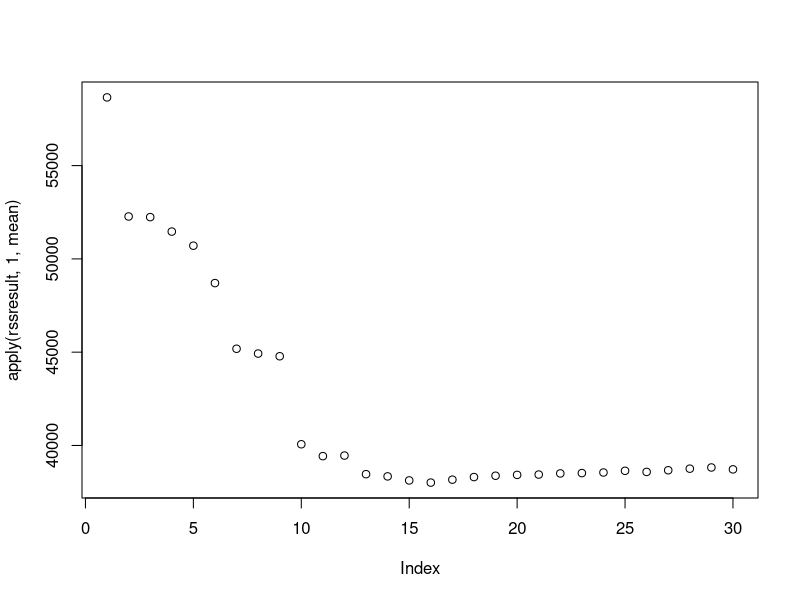

The R script that drew this image:
# first make some data
n <- 1000       # number of obs
p <- 30         # number of variables
                                                                                
x <- matrix(rnorm(n*p),n,p)
beta <- c(rnorm(p/2,0,5),rnorm(p/2,0,.25))
y <- x %*% beta + rnorm(n,0,20)
thedata <- data.frame(y=y,x=x)
                                                                                
summary(lm(y~x))
                                                                                
fold <- rep(1:10,length=n)
fold <- sample(fold)
                                                                                
rssresult <- matrix(0,p,10)
for (j in 1:10)
    for (i in 1:p) {
        templm <- lm(y~.,data=thedata[fold!=j,1:(i+1)])
        yhat <- predict(templm,newdata=thedata[fold==j,1:(i+1)])
        rssresult[i,j] <- sum((yhat-y[fold==j])^2)
        }
                                                                                
# this plot shows cross-validated residual sum of squares versus the model
# number.  As expected, the most important thing is including the first p/2
# of the predictors.
                                                                                
plot(apply(rssresult,1,mean))
